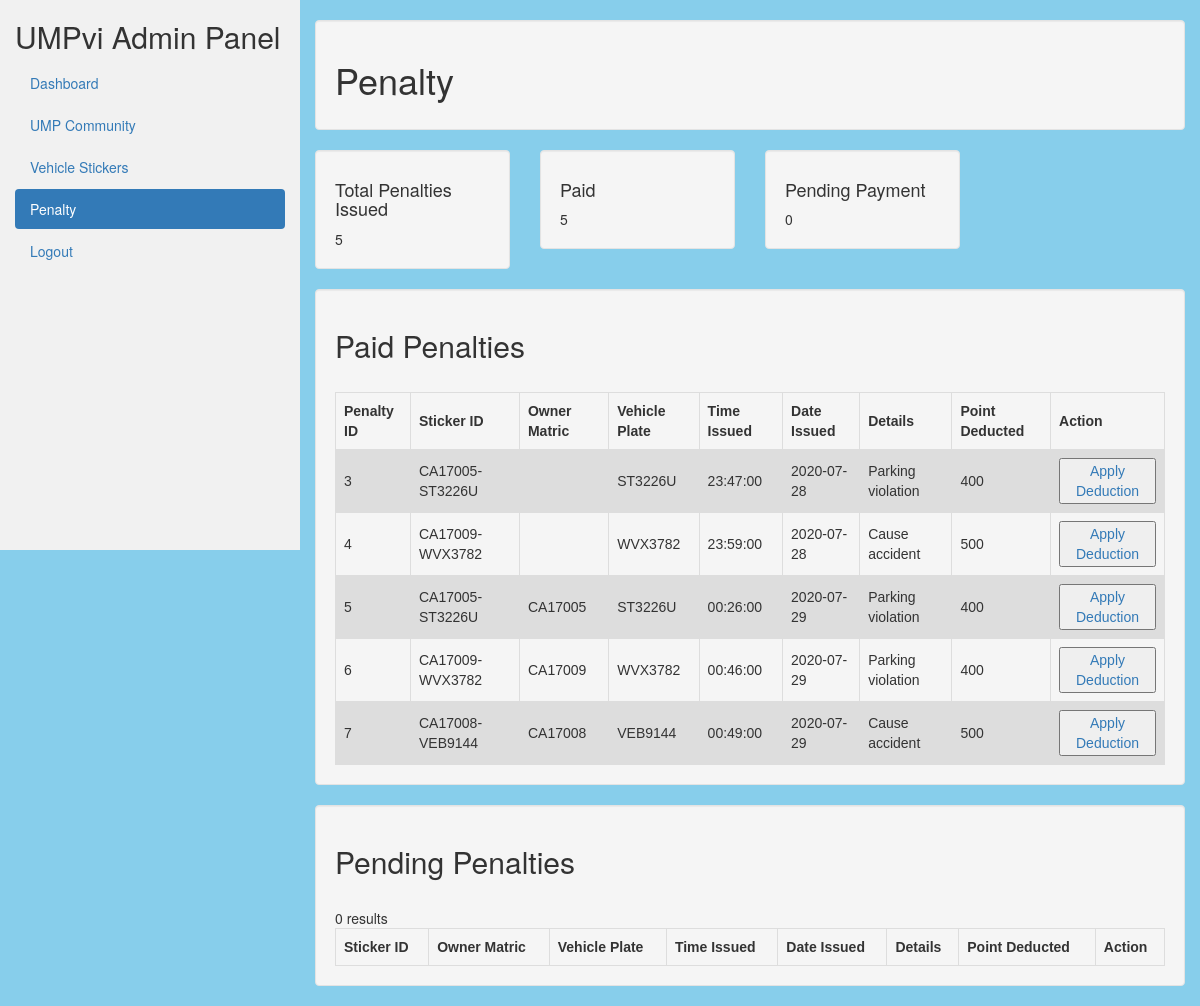
Page /adminpenalty.php on the committed database.
### tables this page shows
CREATE TABLE `penalty` (
  `PENALTY_ID` int(11) NOT NULL,
  `STICKER_ID` varchar(20) NOT NULL,
  `USER_MATRIC` varchar(20) NOT NULL,
  `VEHICLE_PLATE` varchar(100) NOT NULL,
  `PENALTY_TIME` time NOT NULL,
  `PENALTY_DATE` date NOT NULL,
  `PENALTY_DETAILS` varchar(200) NOT NULL,
  `POINT_ID` int(11) NOT NULL,
  `PENALTY_STATUS` enum('0','1') NOT NULL DEFAULT '0'
);

### adminpenalty.php (the view, shortened to what this page needs)
<!DOCTYPE html>
<html lang="en">
<head>
  <link rel="stylesheet" href="https://maxcdn.bootstrapcdn.com/bootstrap/3.4.1/css/bootstrap.min.css">
</head>
<body>
<div class="container-fluid" style="background-color:skyblue ">
  <div class="row content">
    <div class="col-sm-3 sidenav hidden-xs">
      <h2>UMPvi Admin Panel</h2>
      <ul class="nav nav-pills nav-stacked">
		<li><a href="adminhome.php">Dashboard</a></li>
		<li><a href="admincommunity.php">UMP Community</a></li>
		<li><a href="adminsticker.php">Vehicle Stickers</a></li>
		<li class="active"><a href="adminpenalty.php">Penalty</a></li>
		<li><a href="logout.php">Logout</a></li>
      </ul><br>
    </div>
    <br>
    <div class="col-sm-9"   style="background-color:skyblue ">
      <div class="well">
        <h1>Penalty</h1>
      </div>
        <div class="row">
        <div class="col-sm-3">
          <div class="well">
            <h4>Total Penalties Issued</h4>
            <?php
			include("database/config.php");
			$sql = "SELECT * FROM penalty";
			$mysqliStatus = $link->query($sql);
			$rows_count_value = mysqli_num_rows($mysqliStatus);
			echo "". $rows_count_value;
		  ?>
          </div>
        </div>
        <div class="col-sm-3">
          <div class="well">
            <h4>Paid</h4>
      <?php
			$sql = "SELECT * FROM penalty WHERE PENALTY_STATUS = '1'";
			$mysqliStatus = $link->query($sql);
			$rows_count_value = mysqli_num_rows($mysqliStatus);
			echo "". $rows_count_value;
		  ?>
          </div>
        </div>
        <div class="col-sm-3">
          <div class="well">
            <h4>Pending Payment</h4>
      <?php
			$sql = "SELECT * FROM penalty WHERE PENALTY_STATUS = '0'";
			$mysqliStatus = $link->query($sql);
			$rows_count_value = mysqli_num_rows($mysqliStatus);
			echo "". $rows_count_value;
		  ?>
          </div>
        </div>
</div>
        <div class="col-sm-13">
          <div class="well">
		  <h2>Paid Penalties</h2><br>
		  	<table>
				<tr>
					<th>Penalty ID</th>
                    <th>Sticker ID</th>
                    <th>Owner Matric</th>
					<th>Vehicle Plate</th>
					<th>Time Issued</th>
					<th>Date Issued</th>
                    <th>Details</th>
                    <th>Point Deducted </th>
                    <th>Action </th>
				</tr>
            <?php
				$query = "SELECT * FROM penalty WHERE PENALTY_STATUS = '1'";
				$result = mysqli_query($link,$query);
				if (mysqli_num_rows($result) > 0){
					while($row = mysqli_fetch_array($result)){
					$PENALTY_ID = $row["PENALTY_ID"];
                    $STICKER_ID = $row["STICKER_ID"];
                    $USER_MATRIC = $row["USER_MATRIC"];
					$VEHICLE_PLATE = $row["VEHICLE_PLATE"];
					$PENALTY_TIME = $row["PENALTY_TIME"];
					$PENALTY_DATE = $row["PENALTY_DATE"];
					$PENALTY_DETAILS = $row["PENALTY_DETAILS"];
                    $POINT_ID = $row["POINT_ID"];
					echo  "<tr>
						<td>$PENALTY_ID</th>
                        <td>$STICKER_ID</td>
                        <td>$USER_MATRIC</td>
						<td>$VEHICLE_PLATE</td>
						<td>$PENALTY_TIME</td>
                        <td>$PENALTY_DATE</td>
                        <td>$PENALTY_DETAILS</td>
                        <td>$POINT_ID</td>
                        <td><button><a href=deductpoint.php?id=$USER_MATRIC>Apply Deduction</a></button></td>
					  </tr>";
					}
				} else {
					echo "0 results";
				}
				?>
				</table>
          </div>
          <div class="col-sm-13">
          <div class="well">
		  <h2>Pending Penalties</h2><br>
		  	<table>
				<tr>
                    <th>Sticker ID</th>
                    <th>Owner Matric</th>
					<th>Vehicle Plate</th>
					<th>Time Issued</th>
					<th>Date Issued</th>
                    <th>Details</th>
                    <th>Point Deducted </th>
                    <th>Action </th>
				</tr>
				</table>
          </div>
    </div>
  </div>
</div>
</body>
</html>

### adminpenalty.php (style rules this page uses)
.row.content { height: 550px }
.sidenav { background-color: #f1f1f1; height: 100%; }
table { font-family: arial, sans-serif; border-collapse: collapse; width: 100%; }
td, th { border: 1px solid #dddddd; text-align: left; padding: 8px; }
tr:nth-child(even) { background-color: #dddddd; }

### rows in the picture
penalty: PENALTY_ID "3", STICKER_ID "CA17005-ST3226U", VEHICLE_PLATE "ST3226U", PENALTY_TIME "23:47:00", PENALTY_DATE "2020-07-28", PENALTY_DETAILS "Parking violation", POINT_ID "400"
penalty: PENALTY_ID "4", STICKER_ID "CA17009-WVX3782", VEHICLE_PLATE "WVX3782", PENALTY_TIME "23:59:00", PENALTY_DATE "2020-07-28", PENALTY_DETAILS "Cause accident", POINT_ID "500"
penalty: PENALTY_ID "5", STICKER_ID "CA17005-ST3226U", USER_MATRIC "CA17005", VEHICLE_PLATE "ST3226U", PENALTY_TIME "00:26:00", PENALTY_DATE "2020-07-29", PENALTY_DETAILS "Parking violation", POINT_ID "400"
penalty: PENALTY_ID "6", STICKER_ID "CA17009-WVX3782", USER_MATRIC "CA17009", VEHICLE_PLATE "WVX3782", PENALTY_TIME "00:46:00", PENALTY_DATE "2020-07-29", PENALTY_DETAILS "Parking violation", POINT_ID "400"
penalty: PENALTY_ID "7", STICKER_ID "CA17008-VEB9144", USER_MATRIC "CA17008", VEHICLE_PLATE "VEB9144", PENALTY_TIME "00:49:00", PENALTY_DATE "2020-07-29", PENALTY_DETAILS "Cause accident", POINT_ID "500"

### other values in the picture
$rows_count_value "5"
$rows_count_value "0"
